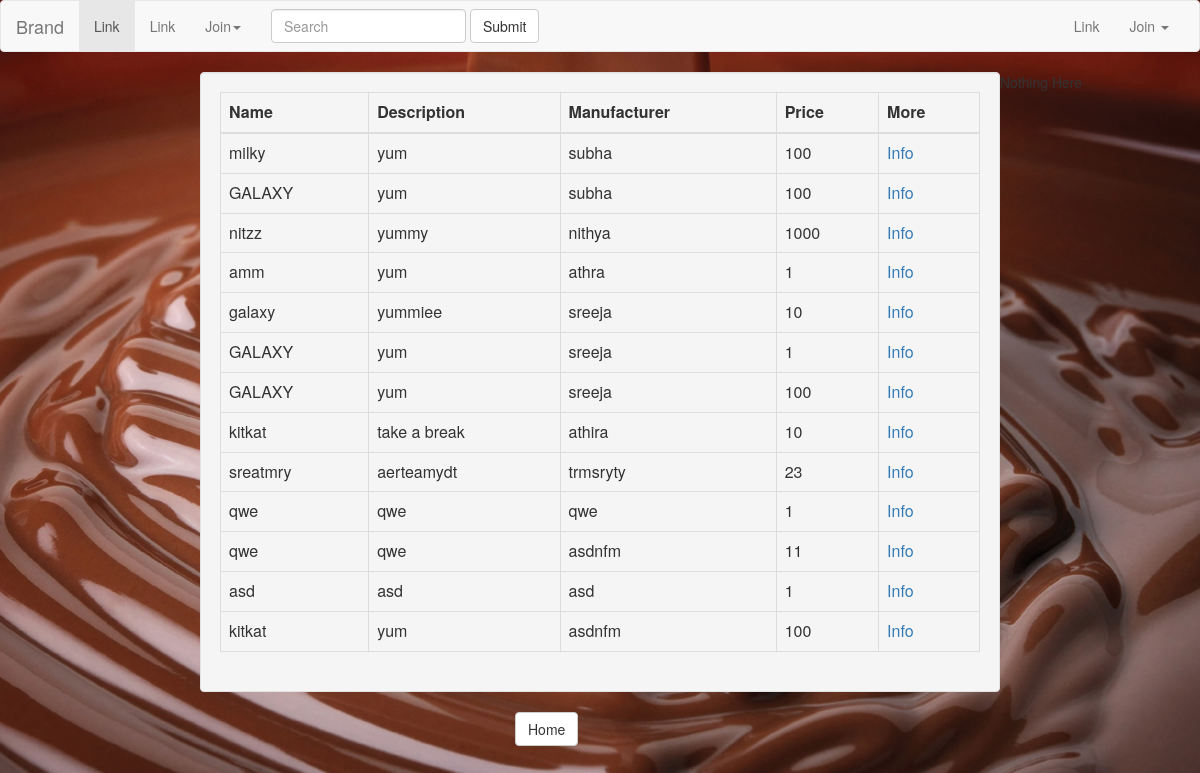
The page / on the database its author committed.
### register/models.py (models this page shows)
class Chocolate(models.Model):
    id = models.AutoField(primary_key=True)
    name = models.CharField(_('Chocolate Name'), max_length=100, blank=True)
    description = models.CharField(_('Chocolate Description'), max_length=1000, blank=True)
    manufacturer = models.CharField(_('Chocolate Manufacturer'), max_length=100, blank=True)
    price = models.IntegerField(_('Chocolate Price'),
                                validators=[MaxValueValidator(1000), MinValueValidator(0)],
                                help_text=_('4 digits maximum'), blank=True, null=True)

### register/views.py (the view)
class Home(ListView):
   template_name="index.html"
   def get_queryset(self):
       return Chocolate.objects.all()

### register/templates/index.html (shortened to what this page needs)
{% load staticfiles %}
<html xmlns="http://www.w3.org/1999/html">
<head>
<link rel="stylesheet" href="{%  static 'css/bootstrap.min.css' %}">
<link rel="stylesheet" href="{%  static 'css/bootstrap.min.css' %}"integrity="sha384-fLW2N01lMqjakBkx3l/M9EahuwpSfeNvV63J5ezn3uZzapT0u7EYsXMjQV+0En5r">
</head>
<body style="background-image: url({% static "images/coco.jpg" %});background-repeat:no-repeat;background-size:100%;height: 140px;display:block;padding:0 !important;margin:0;" >
<body>
<nav class="navbar navbar-default">
  <div class="container-fluid">
    <div class="navbar-header">
      <a class="navbar-brand" href="#">Brand</a>
    </div>
    <div class="collapse navbar-collapse" id="bs-example-navbar-collapse-1">
      <ul class="nav navbar-nav">
        <li class="active"><a href="#">Link <span class="sr-only">(current)</span></a></li>
        <li><a href="#">Link</a></li>
        <li class="dropdown">
          <a href="#" class="dropdown-toggle" data-toggle="dropdown" role="button" aria-haspopup="true" aria-expanded="false">Join<span class="caret"></span></a>
        </li>
      </ul>
      <form class="navbar-form navbar-left" role="search">
        <div class="form-group">
          <input type="text" class="form-control" placeholder="Search">
        </div>
        <button type="submit" class="btn btn-default">Submit</button>
      </form>
      <ul class="nav navbar-nav navbar-right">
        <li><a href="#">Link</a></li>
        <li class="dropdown">
          <a href="#" class="dropdown-toggle" data-toggle="dropdown" role="button" aria-haspopup="true" aria-expanded="false">Join <span class="caret"></span></a>
        </li>
      </ul>
    </div>
  </div>
</nav>
<div class="col-md-8 col-md-offset-2 well">
<table class="table table-hover table-bordered table-responsive">
    <thead>
    <tr>
        <th>
            Name
        </th>
        <th>
            Description
        </th>
        <th>
            Manufacturer
        </th>
        <th>
            Price
        </th>
           <th>
            More
        </th>
    </tr>
    </thead>
    <tbody>
    {% for item in object_list %}
        <tr>
            <td> {{ item.name }} </td>
            <td> {{ item.description }}</td>
            <td> {{ item.manufacturer }}</td>
            <td> {{ item.price }}</td>
            <td> <a href="{% url 'chocolate_info' item.id %}">Info</a> </td>
        </tr>
    {% endfor %}
    </tbody>
</table>
</div>
{%  if user.is_anonymous %}
Nothing Here
{% else %}
 <div class="col-md-6 col-md-offset-5">
        <a href="{% url 'Add_chocolate' %}">
              <button type="submit" class="btn btn-default">Add Chocolate</button>
        </a>
        </div>
{% endif %}
<div class="col-md-6 col-md-offset-5">
        <a href="{% url 'home' %}">
              <button type="submit" class="btn btn-default">Home</button>
        </a>
        </div>
</body>
</html>

### rows shown on the page
Chocolate: name "milky", description "yum", manufacturer "subha", price "100"
Chocolate: name "GALAXY", description "yum", manufacturer "subha", price "100"
Chocolate: name "nitzz", description "yummy", manufacturer "nithya", price "1000"
Chocolate: name "amm", description "yum", manufacturer "athra", price "1"
Chocolate: name "galaxy", description "yummiee", manufacturer "sreeja", price "10"
Chocolate: name "GALAXY", description "yum", manufacturer "sreeja", price "1"
Chocolate: name "GALAXY", description "yum", manufacturer "sreeja", price "100"
Chocolate: name "kitkat", description "take a break", manufacturer "athira", price "10"
Chocolate: name "sreatmry", description "aerteamydt", manufacturer "trmsryty", price "23"
Chocolate: name "qwe", description "qwe", manufacturer "qwe", price "1"
Chocolate: name "qwe", description "qwe", manufacturer "asdnfm", price "11"
Chocolate: name "asd", description "asd", manufacturer "asd", price "1"
Chocolate: name "kitkat", description "yum", manufacturer "asdnfm", price "100"
